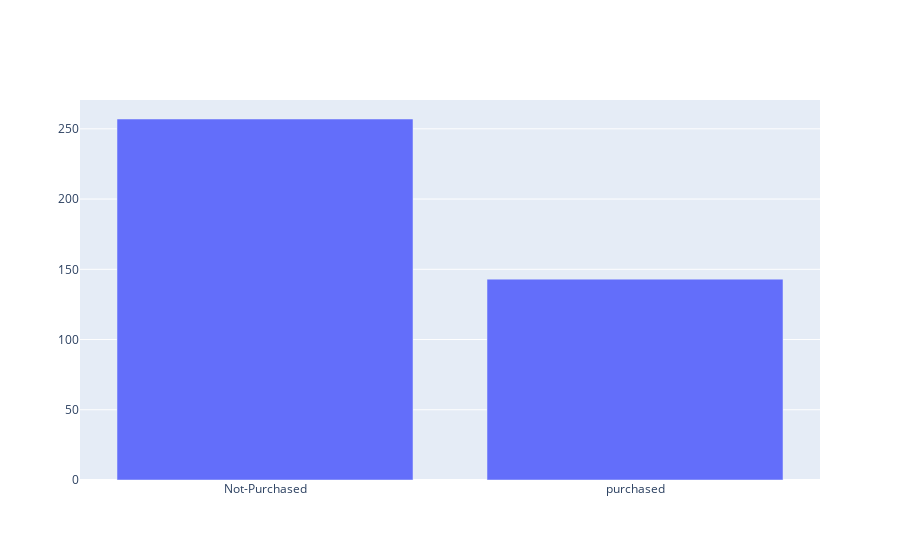

The cell this chart's notebook holds for it:
### Code cell
target_class = go.Bar(
    name = "Target Balance",
    x = ['Not-Purchased', 'purchased'],
    y = target_balance['purchased']
)

fig = go.Figure(target_class)
pyoff.iplot(fig)

### Figure 1 — Plotly figure (JSON) as saved in the notebook; plotly's stock layout.template omitted (floating-point values rounded to 4 significant figures)
{"data": [{"name": "Target Balance", "type": "bar", "x": ["Not-Purchased", "purchased"], "y": [257, 143]}], "layout": {}}
